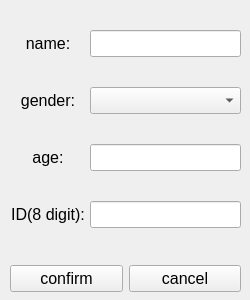
<?xml version="1.0" encoding="UTF-8"?>
<ui version="4.0">
 <class>add_new_student_widget</class>
 <widget class="QWidget" name="add_new_student_widget">
  <property name="geometry">
   <rect>
    <x>0</x>
    <y>0</y>
    <width>250</width>
    <height>300</height>
   </rect>
  </property>
  <property name="minimumSize">
   <size>
    <width>250</width>
    <height>300</height>
   </size>
  </property>
  <property name="maximumSize">
   <size>
    <width>250</width>
    <height>300</height>
   </size>
  </property>
  <property name="windowTitle">
   <string>Form</string>
  </property>
  <widget class="QWidget" name="verticalLayoutWidget">
   <property name="geometry">
    <rect>
     <x>10</x>
     <y>10</y>
     <width>231</width>
     <height>241</height>
    </rect>
   </property>
   <layout class="QGridLayout" name="gridLayout" columnstretch="1,2">
    <property name="horizontalSpacing">
     <number>4</number>
    </property>
    <property name="verticalSpacing">
     <number>10</number>
    </property>
    <item row="1" column="1">
     <widget class="QComboBox" name="comboBox_gender">
      <property name="font">
       <font>
        <pointsize>12</pointsize>
       </font>
      </property>
      <property name="currentIndex">
       <number>-1</number>
      </property>
     </widget>
    </item>
    <item row="2" column="0">
     <widget class="QLabel" name="label_3">
      <property name="font">
       <font>
        <pointsize>12</pointsize>
       </font>
      </property>
      <property name="text">
       <string>age:</string>
      </property>
      <property name="alignment">
       <set>Qt::AlignCenter</set>
      </property>
     </widget>
    </item>
    <item row="1" column="0">
     <widget class="QLabel" name="label_2">
      <property name="font">
       <font>
        <pointsize>12</pointsize>
       </font>
      </property>
      <property name="text">
       <string>gender:</string>
      </property>
      <property name="alignment">
       <set>Qt::AlignCenter</set>
      </property>
     </widget>
    </item>
    <item row="3" column="1">
     <widget class="QLineEdit" name="lineEdit_id">
      <property name="font">
       <font>
        <pointsize>12</pointsize>
       </font>
      </property>
      <property name="maxLength">
       <number>8</number>
      </property>
     </widget>
    </item>
    <item row="2" column="1">
     <widget class="QLineEdit" name="lineEdit_age">
      <property name="font">
       <font>
        <pointsize>12</pointsize>
       </font>
      </property>
      <property name="maxLength">
       <number>2</number>
      </property>
     </widget>
    </item>
    <item row="0" column="0">
     <widget class="QLabel" name="label">
      <property name="font">
       <font>
        <pointsize>12</pointsize>
       </font>
      </property>
      <property name="text">
       <string>name:</string>
      </property>
      <property name="alignment">
       <set>Qt::AlignCenter</set>
      </property>
     </widget>
    </item>
    <item row="0" column="1">
     <widget class="QLineEdit" name="lineEdit_name">
      <property name="font">
       <font>
        <pointsize>12</pointsize>
       </font>
      </property>
      <property name="maxLength">
       <number>30</number>
      </property>
     </widget>
    </item>
    <item row="3" column="0">
     <widget class="QLabel" name="label_4">
      <property name="font">
       <font>
        <pointsize>12</pointsize>
       </font>
      </property>
      <property name="text">
       <string>ID(8 digit):</string>
      </property>
      <property name="alignment">
       <set>Qt::AlignCenter</set>
      </property>
     </widget>
    </item>
   </layout>
  </widget>
  <widget class="QWidget" name="horizontalLayoutWidget">
   <property name="geometry">
    <rect>
     <x>10</x>
     <y>263</y>
     <width>231</width>
     <height>31</height>
    </rect>
   </property>
   <layout class="QHBoxLayout" name="horizontalLayout">
    <item>
     <widget class="QPushButton" name="pushButton_confirm">
      <property name="font">
       <font>
        <pointsize>12</pointsize>
       </font>
      </property>
      <property name="text">
       <string>confirm</string>
      </property>
     </widget>
    </item>
    <item>
     <widget class="QPushButton" name="pushButton_cancel">
      <property name="font">
       <font>
        <pointsize>12</pointsize>
       </font>
      </property>
      <property name="text">
       <string>cancel</string>
      </property>
     </widget>
    </item>
   </layout>
  </widget>
 </widget>
 <resources/>
 <connections/>
</ui>
